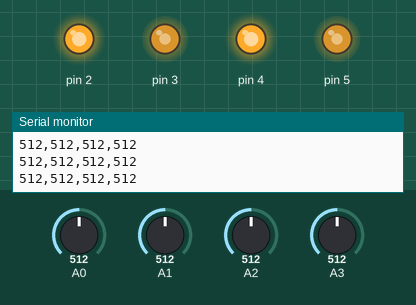
A sketch run on a simulated Arduino Uno, built with avr-gcc and run on an emulated ATmega328P. Shown: output pins drawn as LEDs (lit = HIGH), the last lines printed to the serial monitor. Inputs (shaded band) come from the test bench; at power-on: A0 = 512, A1 = 512, A3 = 512, A2 = 512.

Above: at 1.2 s.
1.3 s: A0 set to 399
4.3 s: A0 set to 372
At 4.8 s:
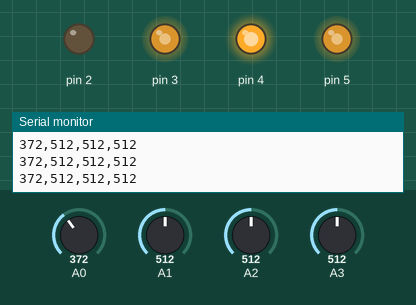
5.8 s: A1 set to 716
At 7.0 s:
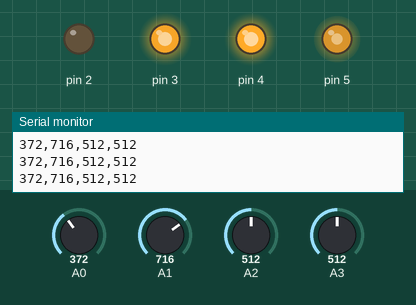
7.3 s: A3 set to 716
At 8.5 s:
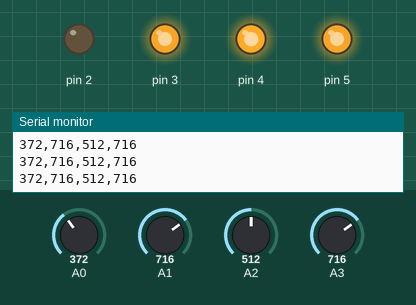
8.8 s: A2 set to 393
11.8 s: A2 set to 372
At 12.2 s:
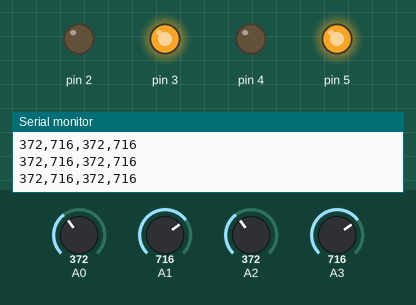
Timing chart, 0 to 14.3 s (numbered marks = the images above; inputs shaded):
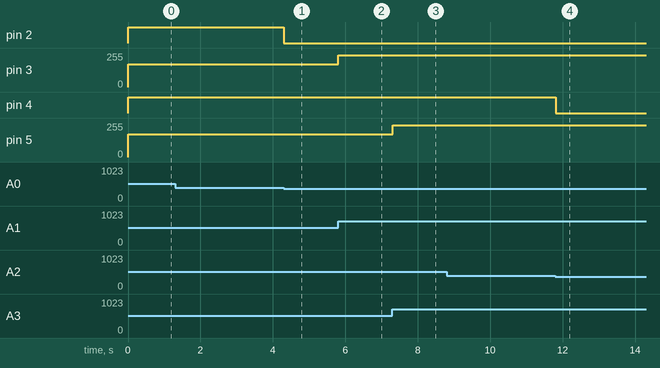

The sketch:

transverse_wave_01.ino
```cpp
void setup()
{
    Serial.begin(9600);
    pinMode(2, OUTPUT);
    pinMode(3, OUTPUT);
    pinMode(4, OUTPUT);
    pinMode(5, OUTPUT);
}

int pin0;
int pin1;
int pin2;
int pin3;

void loop()
{
    pin0 = analogRead(A0);
    pin1 = analogRead(A1);
    pin2 = analogRead(A2);
    pin3 = analogRead(A3);

    analogWrite(2, pin0/3);
    analogWrite(3, pin1/3);
    analogWrite(4, pin2/3);
    analogWrite(5, pin3/3);

    Serial.println(String( pin0 ) + "," + String( pin1 ) + "," + String( pin2 ) + "," + String( pin3 ));
}
```

Measured:
- the behaviour switches between 384 and 383 on A0 (found by bisection; images 0 and 1)
- the behaviour switches between 384 and 383 on A2 (found by bisection; images 3 and 4)
- after the input at 4.3 s, pin 2: HIGH → LOW at once
- after the input at 5.8 s, pin 3: 170/255 → 238/255 at once
- after the input at 7.3 s, pin 5: 170/255 → 238/255 at once
- after the input at 11.8 s, pin 4: HIGH → LOW at once
